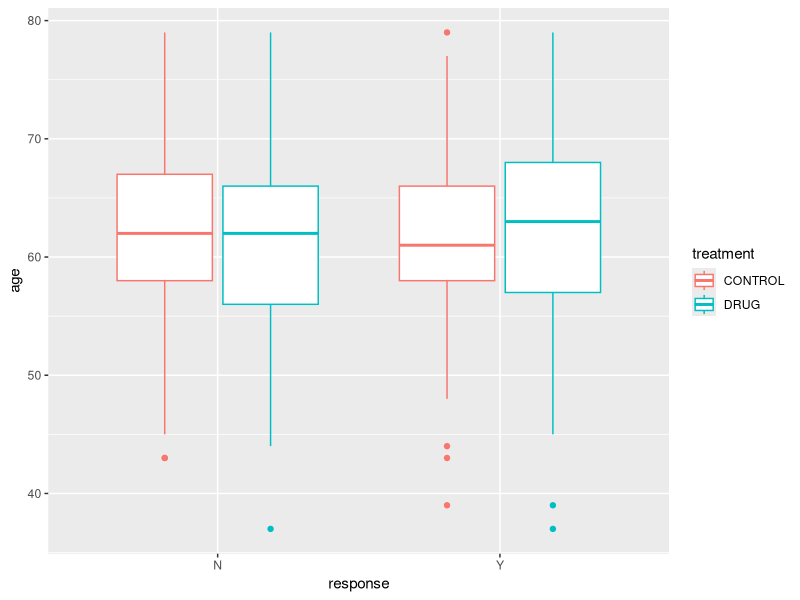
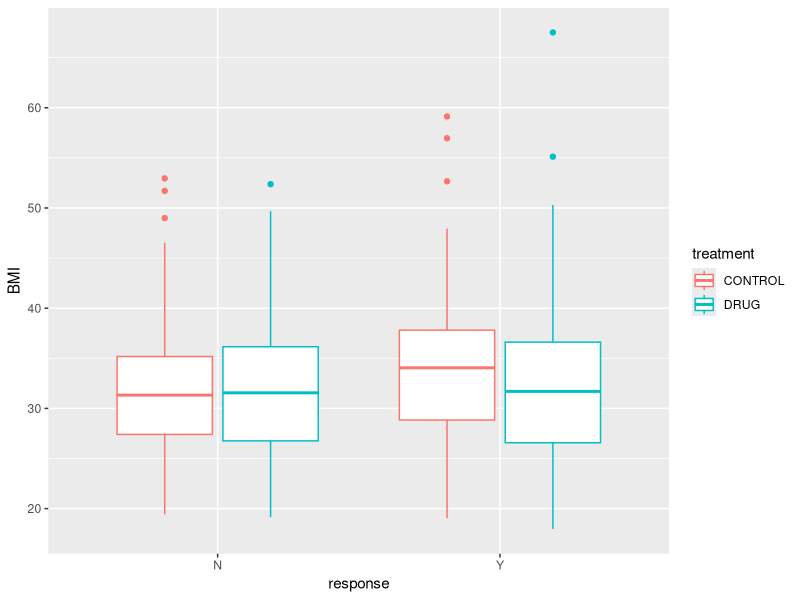
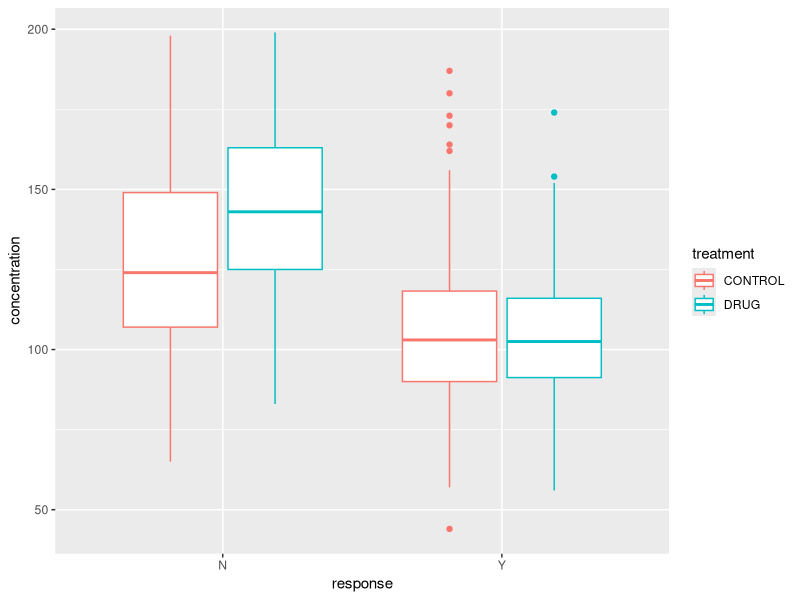

R code for these plots, in order:
library(tidyverse)
library(ggplot2)

# Import excel data and store in variables
clinical <- read_csv("clinical-study.csv")
protein <- read_csv("protein-levels.csv")


## Cleaning Data ##
clinical <-  rename(
  clinical,
  participant_id = subject_id,
  treatment = trt_grp,
  response = RESPONSE
)

protein <- rename(
  protein,
  concentration = protein_concentration
)

clinical <- filter(clinical, age>=18)
clinical <- distinct(clinical, participant_id, .keep_all = TRUE)

# Replace with mean so that it does not introduce bias to incumbent mean.
clinical <- replace_na(clinical, list(weight=91.39))
protein <- replace_na(protein, list(concentration=121.7))

clinical <- mutate(clinical, clinical, response = as_factor(response))
clinical <- mutate(clinical, clinical, BMI = weight/height**2)

clinical <- left_join(clinical, protein, by = "participant_id")


## Aggregating data ##

# Checking patient age/weight disparity  between the DRUG and CONTROL groups.
cmpr_demo <- clinical %>%
  group_by(treatment)
cmpr_demo %>% summarise(average_weight = mean(weight), average_age = mean(age))
#' Average weight is significantly high for control group at ~1.2% increase.
#' Average age is similar, with only .1 difference in mean.

# Comparing mean weight and age in responders vs non responders
cmpr_demo_response <- clinical %>%
  group_by(response)
cmpr_demo_response %>%
  summarise(average_weight = mean(weight), average_age = mean(age))
#'Average weight among responders is 3.3kg higher.

# Comparing response in treatment groups
cmpr_responses <- clinical %>%
  filter(response=="Y")%>%
  group_by(treatment)
cmpr_responses %>%  summarise(no_of_responses = n())
#' GSK's drug is twice as effective as the control drug, at a 69.35% increase.

# Comparing protein concentration between responders and non responders
cmpr_protein <- clinical %>%
  group_by(response) %>%
  summarise(avg_concentration = mean(concentration))
#' The average concentration of responders is much lower (22%) decrease compared
#' to non responders. This means that both drugs are effective when the protein
#' concentration is around 105.


## Plotting Graph##

# Age distribution among sexes
ggplot(cmpr_demo, aes(x=response, y=age, colour=treatment)) +
  geom_boxplot() +
  geom_smooth(method = "lm", se = FALSE)
#' Responders using GSK drug were slightly older on average compared to
#' responders using the control drug.
#' There is also a wider quartile age range for GSK drug responders.
#' Non Responders for both treatment groups have the same average age.

#Trend between BMI and Response
ggplot(cmpr_demo, aes(x=response, y=BMI, colour=treatment)) +
  geom_boxplot() +
  geom_smooth(method = "lm", se = FALSE)
#' Non responders had similar median BMI
#' GSK drug responders had a lower median and upper quartile than control group

# Trend between response and protein concentration
ggplot(cmpr_demo, aes(x=response, y=concentration, colour=treatment)) +
  geom_boxplot() +
  geom_smooth(method = "lm", se = FALSE)
#' Protein concentration among responders for both groups had the same median
#' and similar lower/upper quartile ranges.
#' Non responders for GSK drug had significantly higher lower/upper quartile 
#' range and median.


# OUTPUT #
# > source("/cloud/project/script.R", echo=TRUE)

# > library(tidyverse)

# > library(ggplot2)

# > # Import excel data and store in variables
# > clinical <- read_csv("clinical-study.csv")
# Rows: 772 Columns: 7                                                                                                                                
# ── Column specification ─────────────────────────────────────────────────────────────────────────────────────────
# Delimiter: ","
# chr (4): subject_id, sex, trt_grp, RESPONSE
# dbl (3): age, weight, height

# ℹ Use `spec()` to retrieve the full column specification for this data.
# ℹ Specify the column types or set `show_col_types = FALSE` to quiet this message.

# > protein <- read_csv("protein-levels.csv")
# Rows: 768 Columns: 2                                                                                                                                
# ── Column specification ─────────────────────────────────────────────────────────────────────────────────────────
# Delimiter: ","
# chr (1): participant_id
# dbl (1): protein_concentration

# ℹ Use `spec()` to retrieve the full column specification for this data.
# ℹ Specify the column types or set `show_col_types = FALSE` to quiet this message.

# > ## Cleaning Data ##
# > clinical <-  rename(
# +   clinical,
# +   participant_id = subject_id,
# +   treatment = trt_grp,
# +   response = RESPONSE
# + )

# > protein <- rename(
# +   protein,
# +   concentration = protein_concentration
# + )

# > clinical <- filter(clinical, age>=18)

# > clinical <- distinct(clinical, participant_id, .keep_all = TRUE)

# > # Replace with mean so that it does not introduce bias to incumbent mean.
# > clinical <- replace_na(clinical, list(weight=91.39))

# > protein <- replace_na(protein, list(concentration=121.7))

# > clinical <- mutate(clinical, clinical, response = as_factor(response))

# > clinical <- mutate(clinical, clinical, BMI = weight/height**2)

# > clinical <- left_join(clinical, protein, by = "participant_id")

# > ## Aggregating data ##
# > 
# > # Checking patient age/weight disparity  between the DRUG and CONTROL groups.
# > cmpr_demo <- clinical %>%
# +   group_by(t .... [TRUNCATED] 

# > cmpr_demo %>% summarise(average_weight = mean(weight), average_age = mean(age))
# # A tibble: 2 × 3
#   treatment average_weight average_age
#   <chr>              <dbl>       <dbl>
# 1 CONTROL             91.9        61.9
# 2 DRUG                90.8        61.8

# > #' Average weight is significantly high for control group at ~1.2% increase.
# > #' Average age is similar, with only .1 difference in mean.
# > 
# > # Co .... [TRUNCATED] 

# > cmpr_demo_response %>%
# +   summarise(average_weight = mean(weight), average_age = mean(age))
# # A tibble: 2 × 3
#   response average_weight average_age
#   <fct>             <dbl>       <dbl>
# 1 N                  90.0        61.7
# 2 Y                  93.3        61.9

# > #'Average weight among responders is 3.3kg higher.
# > 
# > # Comparing response in treatment groups
# > cmpr_responses <- clinical %>%
# +   filter(respons .... [TRUNCATED] 

# > cmpr_responses %>%  summarise(no_of_responses = n())
# # A tibble: 2 × 2
#   treatment no_of_responses
#   <chr>               <int>
# 1 CONTROL               124
# 2 DRUG                  210

# > #' GSK's drug is twice as effective as the control drug, at a 69.35% increase.
# > 
# > # Comparing protein concentration between responders and non res .... [TRUNCATED] 

# > #' The average concentration of responders is much lower (22%) decrease compared
# > #' to non responders. This means that both drugs are effective wh .... [TRUNCATED] 
# `geom_smooth()` using formula = 'y ~ x'

# > #' Responders using GSK drug were slightly older on average compared to
# > #' responders using the control drug.
# > #' There is also a wider quartile  .... [TRUNCATED] 
# `geom_smooth()` using formula = 'y ~ x'

# > #' Non responders had similar median BMI
# > #' GSK drug responders had a lower median and upper quartile than control group
# > 
# > # Trend between resp .... [TRUNCATED] 
# `geom_smooth()` using formula = 'y ~ x'

# > #' Protein concentration among responders for both groups had the same median
# > #' and similar lower/upper quartile ranges.
# > #' Non responders for  .... [TRUNCATED] 